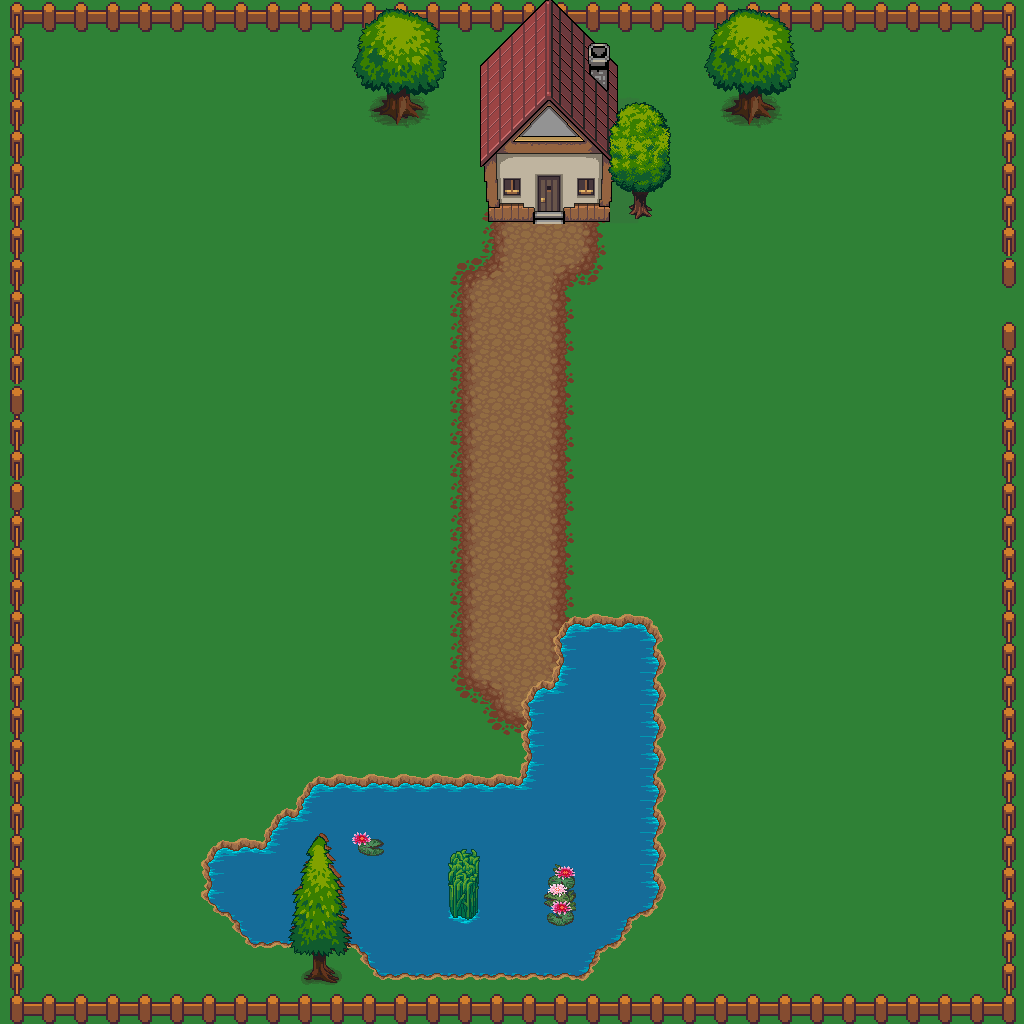

Below is a game level as drawn by its tile map, then a one-line description and the .tmx that defines it (tile-layer data replaced by summaries):
An orthogonal 32x32 tile map with 32x32 px tiles, 10 tile layers (Grass Layer, Improvement Layer, Road Layer, NoWater Layer, ...), 7 tilesets.

<map version="1.5" tiledversion="1.7.2" orientation="orthogonal" renderorder="right-down" width="32" height="32" tilewidth="32" tileheight="32" infinite="0" nextlayerid="11" nextobjectid="1">
 <tileset firstgid="1" source="mapResource/Terrain.tsx" />
 <tileset firstgid="1025" source="mapResource/Farmhouse_388x324.tsx" />
 <tileset firstgid="1026" source="mapResource/Trees-green.tsx" />
 <tileset firstgid="2050" source="mapResource/Trees-dead.tsx" />
 <tileset firstgid="3074" source="mapResource/house1.tsx" />
 <tileset firstgid="3075" source="mapResource/fence_remix.tsx" />
 <tileset firstgid="3096" source="mapResource/house1.tsx" />
 <layer id="2" name="Grass Layer" width="32" height="32">
  <data>[1024 cells, 1024 non-empty, 1 distinct tile ids]</data>
 </layer>
 <layer id="4" name="Improvement Layer" width="32" height="32">
  <data>[1024 cells, 0 non-empty, 0 distinct tile ids]</data>
 </layer>
 <layer id="5" name="Road Layer" width="32" height="32">
  <data>[1024 cells, 67 non-empty, 12 distinct tile ids]</data>
 </layer>
 <layer id="1" name="NoWater Layer" width="32" height="32">
  <properties>
   <property name="canWalk" type="bool" value="false" />
  </properties>
  <data>[1024 cells, 114 non-empty, 12 distinct tile ids]</data>
 </layer>
 <layer id="3" name="Water Layer" width="32" height="32">
  <properties>
   <property name="canWalk" type="bool" value="false" />
   <property name="hasWater" type="bool" value="true" />
  </properties>
  <data>[1024 cells, 114 non-empty, 12 distinct tile ids]</data>
 </layer>
 <layer id="9" name="WaterPlants Layer" width="32" height="32">
  <data>[1024 cells, 6 non-empty, 6 distinct tile ids]</data>
 </layer>
 <layer id="10" name="Fence Layer" width="32" height="32">
  <data>[1024 cells, 123 non-empty, 7 distinct tile ids]</data>
 </layer>
 <layer id="8" name="Buildings Layer" width="32" height="32">
  <data>[1024 cells, 35 non-empty, 35 distinct tile ids]</data>
 </layer>
 <layer id="6" name="TreesDead Layer" width="32" height="32">
  <data>[1024 cells, 38 non-empty, 29 distinct tile ids]</data>
 </layer>
 <layer id="7" name="Trees Layer" width="32" height="32">
  <data>[1024 cells, 44 non-empty, 32 distinct tile ids]</data>
 </layer>
</map>
